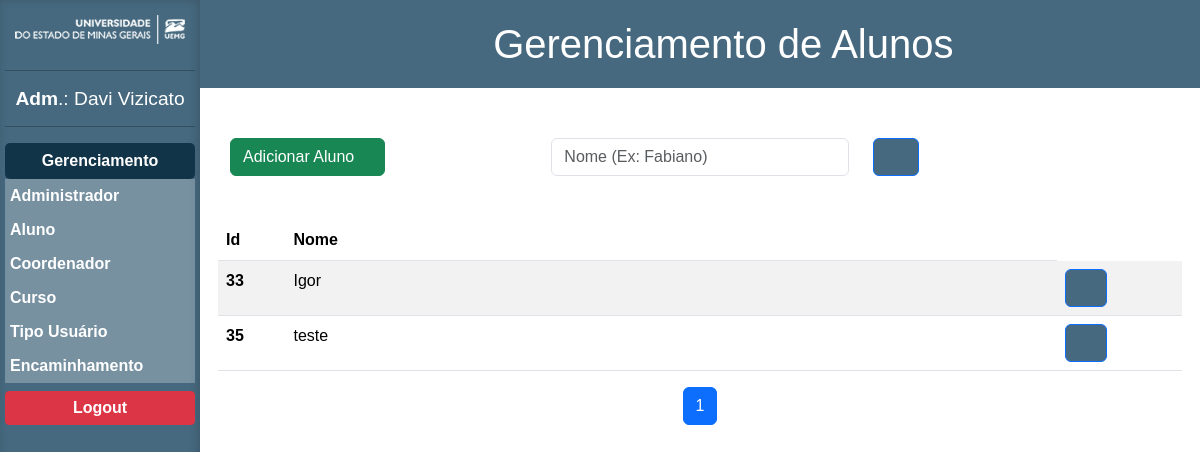
The app's page /Site/gerenciamento_aluno.php (signed in) with its own data.
### tables this page shows
CREATE TABLE `aluno` (
  `idalu` int(11) NOT NULL,
  `nome_alu` varchar(50) NOT NULL,
  `cpf_alu` varchar(20) NOT NULL,
  `ra_alu` varchar(20) NOT NULL,
  `email_alu` varchar(100) NOT NULL,
  `celular_alu` varchar(15) NOT NULL,
  `turno_alu` varchar(10) NOT NULL,
  `status_alu` int(11) NOT NULL,
  `senha_alu` varchar(255) NOT NULL,
  `curso_idcur` int(11) NOT NULL,
  `tp_u_idtpu` int(11) NOT NULL
);

### Site/gerenciamento_aluno.php (the view, shortened to what this page needs)
<?php
$filtro = isset($_GET['filtro']) ? trim($_GET['filtro']) : "";
if ($filtro === "") {
    $filtro = null;
}
$page = isset($_GET['page']) ? (int)$_GET['page'] : 1;
$records_per_page = 10;
$offset = ($page - 1) * $records_per_page;
$pdo = new PDO('mysql:host=localhost;dbname=sistema_solicitacoes_uemg', 'root', '', array(PDO::MYSQL_ATTR_INIT_COMMAND => "SET NAMES utf8"));
$where = isset($filtro) ? "where lower(nome_alu) like '%" . mb_strtolower($filtro) . "%'" : "";
$total_sql = $pdo->prepare("SELECT COUNT(*) FROM aluno {$where}");
$total_sql->execute();
$total_records = $total_sql->fetchColumn();
$total_pages = ceil($total_records / $records_per_page);
 $sql = $pdo->prepare("SELECT * FROM aluno {$where} ORDER BY nome_alu LIMIT :limit OFFSET :offset");
$sql->bindValue(':limit', $records_per_page, PDO::PARAM_INT);
$sql->bindValue(':offset', $offset, PDO::PARAM_INT);
$sql->execute();
$res = $sql->fetchAll(PDO::FETCH_ASSOC);
?>
<!DOCTYPE html>
<html lang="pt-BR">
<head>
    <link href="https://cdn.jsdelivr.net/npm/bootstrap@5.3.3/dist/css/bootstrap.min.css" rel="stylesheet">
    <link rel="stylesheet" href="Estilos/estilo_gerenciamento.css">
</head>
<body>
    <?php include_once("sidebar.php");?>
        <div class="right-content">
            <header>
                <button id="botao-menu"><i class="fa-solid fa-bars"></i></button>
                <h1 id="h1-header">Gerenciamento de Alunos</h1>
            </header>
            <main class="container">
                <form class="form-horizontal" action="gerenciamento_aluno.php" method="get">
                    <div class="row">
                        <div class="col">
                            <button type="button"  class="btn btn-success" data-bs-toggle="modal" data-bs-target="#modal-adicionar" title="Adicionar aluno" >Adicionar Aluno<i class="fa-solid fa-graduation-cap" style="margin-left: 5px;"></i></button>
                        </div>
                        <div class="col">
                            <div class="controls">
                                <input size="20" class="form-control" name="filtro" type="text" placeholder="Nome (Ex: Fabiano)" value="<?= $filtro ?? "" ?>">
                            </div>
                        </div>
                        <div class="col">
                            <button type="submit" class="btn btn-primary" title="Filtrar" style="background-color: #46697F;"><i class="fa-solid fa-magnifying-glass" style="color: #FFF; width: 20px; height: 20px;"></i></button>
                        </div>
                    </div>
                    <br/>
                </form>
                <div class="table-wrapper">
                    <div class="row">
                        <table class="table table-striped " >
                            <thead>
                                <tr>
                                    <th scope="col" style="width: 7%;">Id</th>
                                    <th scope="col" style="width: 80%;">Nome</th>
                                </tr>
                            </thead>
                            <tbody>
                                <?php
                                foreach ($res as $key => $value) {
                                    echo '<tr>';
                                    echo '<th scope="row">' . $value['idalu'] . '</th>';
                                    echo '<td>' . $value['nome_alu'] . '</td>';
                                    echo '<td width=250>';
                                    echo '<button type="button" class="btn btn-primary" data-bs-toggle="modal" data-bs-target="#modal-atualizar" title="Atualizar '. $value['nome_alu'] .'" data-id="' . $value['idalu'] . '" data-nome="' . $value['nome_alu'] . '" data-cpf="'. $value['cpf_alu'] .'"data-ra="'.$value['ra_alu'].'"data-email="'.$value['email_alu'].'"data-celular="'.$value['celular_alu'].'"data-turno="'.$value['turno_alu'].'"data-status="'.$value['status_alu'].'"data-senha="'.$value['senha_alu'].'"data-curso="'.$value['curso_idcur'].'"data-tipo="'.$value['tp_u_idtpu'].'"  style="background-color: #46697F; width: 42px; height: 38px;"><i class="fa-solid fa-pen" style="color: #FFF;"></i> </button>';
                                    echo '</td>';
                                    echo '</tr>';
                                }
                                ?>
                            </tbody>
                        </table>
                    </div>
                </div>
                <nav aria-label="Page navigation">
                    <ul class="pagination justify-content-center">
                        <?php
                        for ($i = 1; $i <= $total_pages; $i++) {
                            $active = ($i == $page) ? 'active' : '';
                            echo '<li class="page-item '.$active.'"><a class="page-link" href="?page='.$i.'&filtro='.$filtro.'">'.$i.'</a></li>';
                        }
                        ?>
                    </ul>
                </nav>
            </main>
        </div>
</body>
</html>

### Site/Estilos/estilo_gerenciamento.css (style rules this page uses)
* { margin: 0px; padding: 0px; font-family: Arial, Helvetica, sans-serif; }
:root { --azul-principal: #46697F; --azul-fundo: #4f758f40; }
html, body { overflow-x: hidden; height: 100%; }
body { display: flex; }
.container { padding: 0px 30px; }
form { margin-bottom: 20px; }
.right-content { width: 100%; right: 0; top: 0; }

### Site/sidebar.php (style rules this page uses)
a { text-decoration: none; }

### records on screen
aluno: idalu "33", nome_alu "Igor"
aluno: idalu "35", nome_alu "teste"

### other values on screen
$_SESSION['nome-usuario'] "Davi Vizicato"
